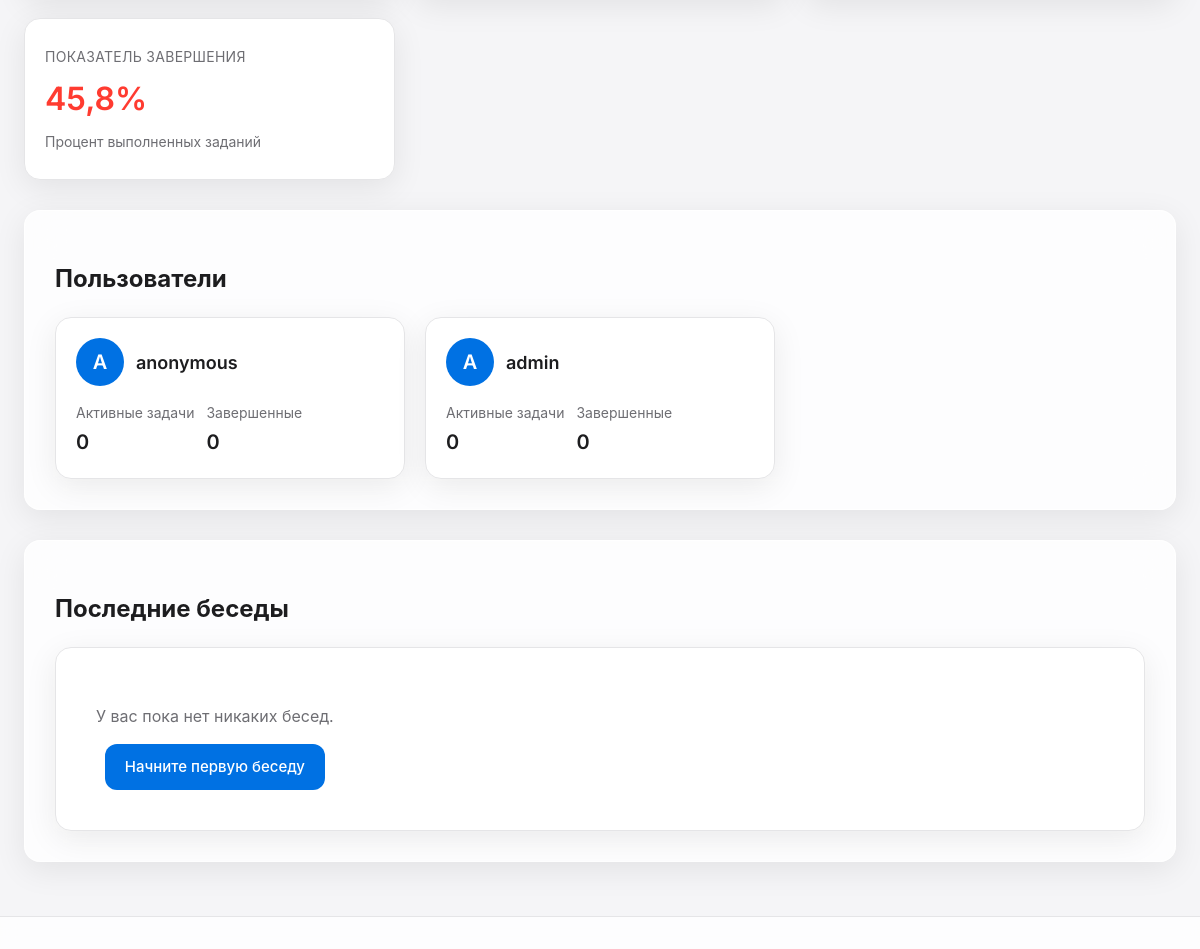
The app's page / (lower part), older data.
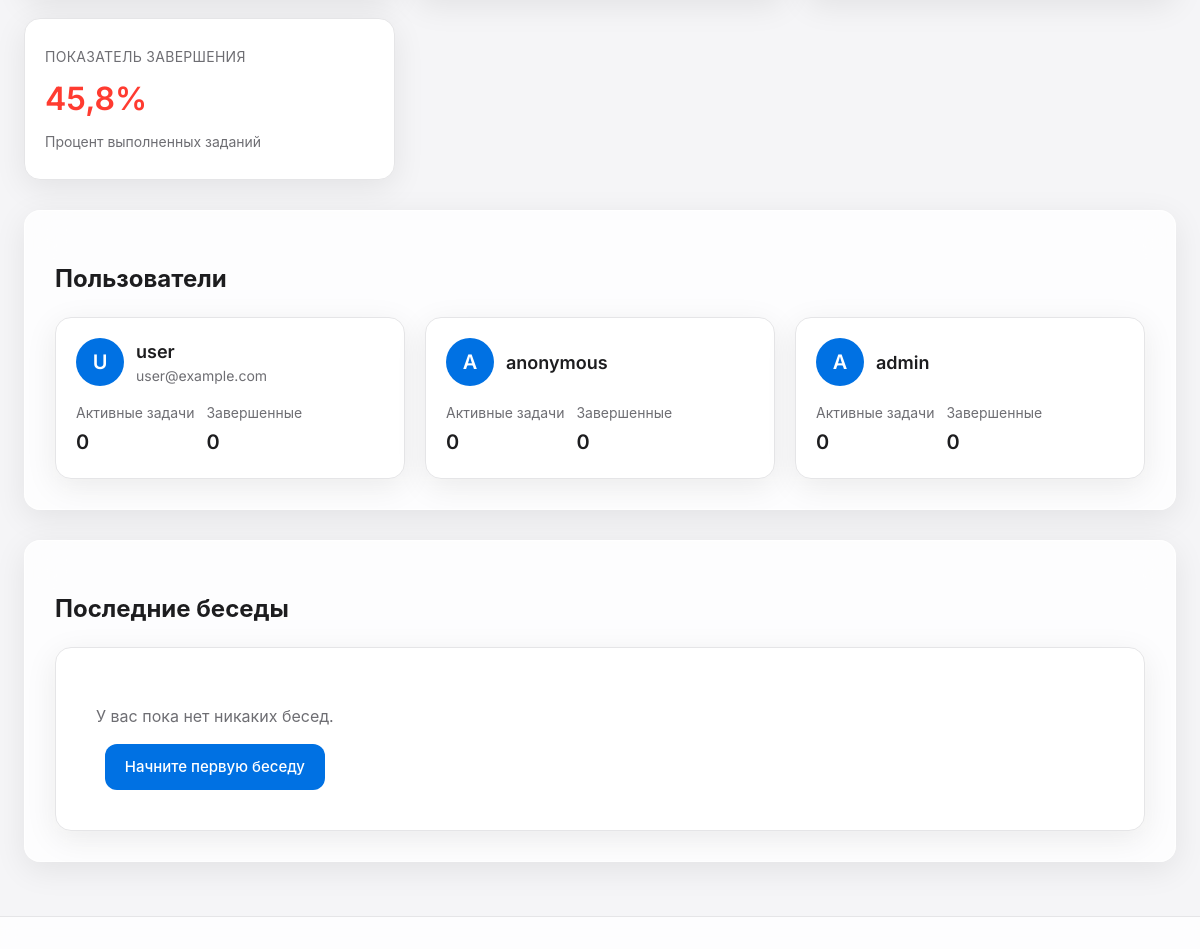
The same page, newer data.
### chat/models/user.py (models this page shows, shortened)
class User(AbstractBaseUser, PermissionsMixin):
    ROLE_CHOICES = (
        ('user', _('Пользователь')),
        ('admin', _('Администратор')),
    )
    username = models.CharField(
        _('username'),
        max_length=150,
        unique=True,
        help_text=_('Required. 150 characters or fewer. Letters, digits and @/./+/-/_ only.'),
        error_messages={
            'unique': _("A user with that username already exists."),
        },
    )
    password = models.CharField(_('password'), max_length=128)
    email = models.EmailField(_('email address'), blank=True)
    is_staff = models.BooleanField(
        _('staff status'),
        default=False,
        help_text=_('Designates whether the user can log into this admin site.'),
    )
    is_active = models.BooleanField(
        _('active'),
        default=True,
        help_text=_(
            'Designates whether this user should be treated as active. '
            'Unselect this instead of deleting accounts.'
        ),
    )
    date_joined = models.DateTimeField(_('date joined'), default=timezone.now)
    last_login = models.DateTimeField(_('last login'), null=True, blank=True)
    role = models.CharField(max_length=20, choices=ROLE_CHOICES, default='user')
    planfix_user_id = models.CharField(max_length=100, blank=True, null=True)
    planfix_api_token = models.CharField(max_length=255, blank=True, null=True)
    last_active = models.DateTimeField(auto_now=True)
    preferred_ai_model = models.CharField(max_length=50, default='claude')
    first_name = models.CharField(_('first name'), max_length=150, blank=True)
    last_name = models.CharField(_('last name'), max_length=150, blank=True)
    phone = models.CharField(_('phone'), max_length=32, blank=True)
    objects = UserManager()
    USERNAME_FIELD = 'username'
    REQUIRED_FIELDS = []
    class Meta:
        verbose_name = _('user')
        verbose_name_plural = _('users')

### chat/agent_views.py (the view)
# urls.py: path('', views.agent_dashboard, name='index'),
def agent_dashboard(request):
    user, created = User.objects.get_or_create(username='anonymous')
    conversations = Conversation.objects.filter(user=user).order_by('-updated_at')
    stats = planfix_cache.get_stats()
    users = User.objects.filter(is_active=True).order_by('-date_joined')
    users_data = []
    for user in users:
        users_data.append({
            'name': user.username,
            'email': user.email,
            'role': user.get_role_display(),
            'date_joined': user.date_joined,
            'last_active': user.last_active,
            'active_tasks': 0,  # You can add actual task counts here if needed
            'completed_tasks': 0  # You can add actual task counts here if needed
        })
    return render(request, 'chat/agent_dashboard.html', {
        'conversations': conversations,
        'stats': stats,
        'cache_valid': planfix_cache.is_cache_valid(max_age_minutes=60),
        'users': users_data
    })

### chat/context_processors.py (called while the page is built)
def conversations_list(request):
    user, created = User.objects.get_or_create(username='anonymous')
    conversations = Conversation.objects.filter(user=user).order_by('-updated_at')
    return {
        'conversations': conversations
    }

### chat/planfix_cache_service.py (called while the page is built)
    def is_cache_valid(self, max_age_minutes: int = 60) -> bool:
        if not LAST_UPDATE_FILE.exists():
            return False
        try:
            with open(LAST_UPDATE_FILE, 'r') as f:
                last_update_str = f.read().strip()
                last_update = float(last_update_str)
                return (time.time() - last_update) < (max_age_minutes * 60)
        except (ValueError, IOError) as e:
            logger.error(f"Error checking cache validity: {e}")
            return False

    def get_stats(self) -> Dict[str, Any]:
        if STATS_CACHE.exists():
            try:
                with open(STATS_CACHE, 'r', encoding='utf-8') as f:
                    return json.load(f)
            except (json.JSONDecodeError, IOError):
                pass  # Fall back to regenerating
        return self._generate_stats_cache()

### templates/chat/agent_dashboard.html (shortened to what this page needs)
{% extends 'base_apple.html' %}
{% load static %}
{% block content %}
<div class="planfix-container">
    <div class="stats-container">
        <div class="stat-card">
            <div class="stat-title">Показатель завершения</div>
            <div class="stat-value {% if stats.completion_rate > 75 %}success{% elif stats.completion_rate > 50 %}warning{% else %}danger{% endif %}">{{ stats.completion_rate|floatformat:1 }}%</div>
            <div class="stat-info">Процент выполненных заданий</div>
        </div>
    </div>
    <div class="welcome-section">
        <h2 class="welcome-title" style="font-size: 24px;">Пользователи</h2>
        <div class="users-grid" style="display: grid; grid-template-columns: repeat(auto-fill, minmax(300px, 1fr)); gap: 20px; margin-top: 20px;">
            {% for user in users %}
            <div class="stat-card user-card"
                 data-user='{"name": "{{ user.name }}", "email": "{{ user.email }}", "role": "{{ user.role }}", "date_joined": "{{ user.date_joined|date:'Y-m-d H:i:s' }}", "last_active": "{{ user.last_active|date:'Y-m-d H:i:s' }}", "active_tasks": "{{ user.active_tasks }}"}'
                 style="cursor: pointer;">
                <div style="display: flex; align-items: center; gap: 12px; margin-bottom: 16px;">
                    <div style="width: 48px; height: 48px; background-color: #0071e3; border-radius: 50%; display: flex; align-items: center; justify-content: center; color: white; font-weight: 600; font-size: 20px;">
                        {{ user.name|first|upper }}
                    </div>
                    <div>
                        <div style="font-size: 18px; font-weight: 600; color: #1d1d1f;">{{ user.name }}</div>
                        <div style="font-size: 14px; color: #6e6e73;">{{ user.email }}</div>
                    </div>
                </div>
                <div style="display: grid; grid-template-columns: repeat(2, 1fr); gap: 12px;">
                    <div>
                        <div style="font-size: 14px; color: #6e6e73; margin-bottom: 4px;">Активные задачи</div>
                        <div style="font-size: 20px; font-weight: 600; color: #1d1d1f;">{{ user.active_tasks }}</div>
                    </div>
                    <div>
                        <div style="font-size: 14px; color: #6e6e73; margin-bottom: 4px;">Завершенные</div>
                        <div style="font-size: 20px; font-weight: 600; color: #1d1d1f;">{{ user.completed_tasks }}</div>
                    </div>
                </div>
            </div>
            {% empty %}
            <div class="stat-card" style="grid-column: 1 / -1;">
                <div style="text-align: center; padding: 20px;">
                    <p style="font-size: 16px; color: #6e6e73;">Нет данных о пользователях</p>
                </div>
            </div>
            {% endfor %}
        </div>
    </div>
    <div class="welcome-section">
        <h2 class="welcome-title" style="font-size: 24px;">Последние беседы</h2>
        <div class="conversations-grid" style="display: grid; grid-template-columns: repeat(auto-fill, minmax(300px, 1fr)); gap: 20px; margin-top: 20px;">
            {% for conversation in conversations|slice:":6" %}
            <a href="{% url 'chat:agent_conversation' conversation_id=conversation.id %}" class="stat-card" style="text-decoration: none; display: block;">
                <div style="font-size: 18px; font-weight: 600; color: #1d1d1f; margin-bottom: 8px;">{{ conversation.title }}</div>
                <div style="font-size: 14px; color: #6e6e73;">{{ conversation.updated_at|date:"d F Y, H:i" }}</div>
            </a>
            {% empty %}
            <div class="stat-card" style="grid-column: 1 / -1;">
                <div style="text-align: center; padding: 20px;">
                    <p style="font-size: 16px; color: #6e6e73; margin-bottom: 16px;">У вас пока нет никаких бесед.</p>
                    <a href="{% url 'chat:new_agent_conversation' %}" class="start-conversation-button">Начните первую беседу</a>
                </div>
            </div>
            {% endfor %}
        </div>
    </div>
</div>
{% endblock %}

Row changes from the older to the newer data that the page shows:
added User: name|first "U", name "user", email "user@example.com"
Text that changed along with them:
new list line: "Активные задачи 0 Завершенные 0"
